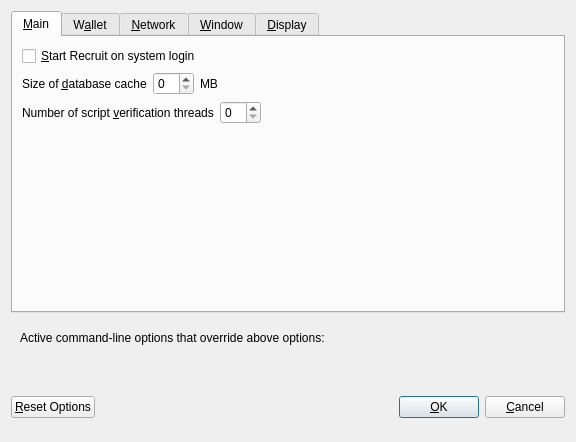
<?xml version="1.0" encoding="UTF-8"?>
<ui version="4.0">
 <class>OptionsDialog</class>
 <widget class="QDialog" name="OptionsDialog">
  <property name="geometry">
   <rect>
    <x>0</x>
    <y>0</y>
    <width>576</width>
    <height>442</height>
   </rect>
  </property>
  <property name="windowTitle">
   <string>Options</string>
  </property>
  <property name="modal">
   <bool>true</bool>
  </property>
  <layout class="QVBoxLayout" name="verticalLayout">
   <item>
    <widget class="QTabWidget" name="tabWidget">
     <property name="currentIndex">
      <number>0</number>
     </property>
     <widget class="QWidget" name="tabMain">
      <attribute name="title">
       <string>&amp;Main</string>
      </attribute>
      <layout class="QVBoxLayout" name="verticalLayout_Main">
       <item>
        <widget class="QCheckBox" name="bitcoinAtStartup">
         <property name="toolTip">
          <string>Automatically start Recruit after logging in to the system.</string>
         </property>
         <property name="text">
          <string>&amp;Start Recruit on system login</string>
         </property>
        </widget>
       </item>
       <item>
        <layout class="QHBoxLayout" name="horizontalLayout_2_Main">
         <item>
          <widget class="QLabel" name="databaseCacheLabel">
           <property name="text">
            <string>Size of &amp;database cache</string>
           </property>
           <property name="textFormat">
            <enum>Qt::PlainText</enum>
           </property>
           <property name="buddy">
            <cstring>databaseCache</cstring>
           </property>
          </widget>
         </item>
         <item>
          <widget class="QSpinBox" name="databaseCache"/>
         </item>
         <item>
          <widget class="QLabel" name="databaseCacheUnitLabel">
           <property name="text">
            <string>MB</string>
           </property>
           <property name="textFormat">
            <enum>Qt::PlainText</enum>
           </property>
          </widget>
         </item>
         <item>
          <spacer name="horizontalSpacer_2_Main">
           <property name="orientation">
            <enum>Qt::Horizontal</enum>
           </property>
           <property name="sizeHint" stdset="0">
            <size>
             <width>40</width>
             <height>20</height>
            </size>
           </property>
          </spacer>
         </item>
        </layout>
       </item>
       <item>
        <layout class="QHBoxLayout" name="horizontalLayout_3_Main">
         <item>
          <widget class="QLabel" name="threadsScriptVerifLabel">
           <property name="text">
            <string>Number of script &amp;verification threads</string>
           </property>
           <property name="textFormat">
            <enum>Qt::PlainText</enum>
           </property>
           <property name="buddy">
            <cstring>threadsScriptVerif</cstring>
           </property>
          </widget>
         </item>
         <item>
          <widget class="QSpinBox" name="threadsScriptVerif">
           <property name="toolTip">
            <string>(0 = auto, &lt;0 = leave that many cores free)</string>
           </property>
          </widget>
         </item>
         <item>
          <spacer name="horizontalSpacer_3_Main">
           <property name="orientation">
            <enum>Qt::Horizontal</enum>
           </property>
           <property name="sizeHint" stdset="0">
            <size>
             <width>40</width>
             <height>20</height>
            </size>
           </property>
          </spacer>
         </item>
        </layout>
       </item>
       <item>
        <spacer name="verticalSpacer_2">
         <property name="orientation">
          <enum>Qt::Vertical</enum>
         </property>
         <property name="sizeHint" stdset="0">
          <size>
           <width>20</width>
           <height>40</height>
          </size>
         </property>
        </spacer>
       </item>
      </layout>
     </widget>
     <widget class="QWidget" name="tabWallet">
      <attribute name="title">
       <string>W&amp;allet</string>
      </attribute>
      <layout class="QVBoxLayout" name="verticalLayout_Wallet">
       <item>
        <layout class="QHBoxLayout" name="horizontalLayout_2_Wallet">
         <item>
          <widget class="QLabel" name="labelStakeSplitThresholdText">
           <property name="text">
            <string>Stake split threshold:</string>
           </property>
          </widget>
         </item>
         <item>
          <widget class="QSpinBox" name="spinBoxStakeSplitThreshold">
           <property name="minimum">
            <number>1</number>
           </property>
           <property name="maximum">
            <number>999999</number>
           </property>
          </widget>
         </item>
        </layout>
       </item>
       <item>
        <widget class="QGroupBox" name="groupBox">
         <property name="title">
          <string>Expert</string>
         </property>
         <layout class="QVBoxLayout" name="verticalLayout_2">
          <item>
           <widget class="QCheckBox" name="coinControlFeatures">
            <property name="toolTip">
             <string>Whether to show coin control features or not.</string>
            </property>
            <property name="text">
             <string>Enable coin &amp;control features</string>
            </property>
           </widget>
          </item>
          <item>
           <widget class="QCheckBox" name="showMasternodesTab">
            <property name="toolTip">
             <string>Show additional tab listing all your masternodes in first sub-tab&lt;br/&gt;and all masternodes on the network in second sub-tab.</string>
            </property>
            <property name="text">
             <string>Show Masternodes Tab</string>
            </property>
           </widget>
          </item>
          <item>
           <widget class="QCheckBox" name="spendZeroConfChange">
            <property name="toolTip">
             <string>If you disable the spending of unconfirmed change, the change from a transaction&lt;br/&gt;cannot be used until that transaction has at least one confirmation.&lt;br/&gt;This also affects how your balance is computed.</string>
            </property>
            <property name="text">
             <string>&amp;Spend unconfirmed change</string>
            </property>
           </widget>
          </item>
         </layout>
        </widget>
       </item>
       <item>
        <spacer name="verticalSpacer_Wallet">
         <property name="orientation">
          <enum>Qt::Vertical</enum>
         </property>
         <property name="sizeHint" stdset="0">
          <size>
           <width>20</width>
           <height>40</height>
          </size>
         </property>
        </spacer>
       </item>
      </layout>
     </widget>
     <widget class="QWidget" name="tabNetwork">
      <attribute name="title">
       <string>&amp;Network</string>
      </attribute>
      <layout class="QVBoxLayout" name="verticalLayout_Network">
       <item>
        <widget class="QCheckBox" name="mapPortUpnp">
         <property name="toolTip">
          <string>Automatically open the Recruit client port on the router. This only works when your router supports UPnP and it is enabled.</string>
         </property>
         <property name="text">
          <string>Map port using &amp;UPnP</string>
         </property>
        </widget>
       </item>
       <item>
        <widget class="QCheckBox" name="allowIncoming">
         <property name="toolTip">
          <string>Accept connections from outside</string>
         </property>
         <property name="text">
          <string>Allow incoming connections</string>
         </property>
        </widget>
       </item>
       <item>
        <widget class="QCheckBox" name="connectSocks">
         <property name="toolTip">
          <string>Connect to the Recruit network through a SOCKS5 proxy.</string>
         </property>
         <property name="text">
          <string>&amp;Connect through SOCKS5 proxy (default proxy):</string>
         </property>
        </widget>
       </item>
       <item>
        <layout class="QHBoxLayout" name="horizontalLayout_1_Network">
         <item>
          <widget class="QLabel" name="proxyIpLabel">
           <property name="text">
            <string>Proxy &amp;IP:</string>
           </property>
           <property name="textFormat">
            <enum>Qt::PlainText</enum>
           </property>
           <property name="buddy">
            <cstring>proxyIp</cstring>
           </property>
          </widget>
         </item>
         <item>
          <widget class="QValidatedLineEdit" name="proxyIp">
           <property name="minimumSize">
            <size>
             <width>140</width>
             <height>0</height>
            </size>
           </property>
           <property name="maximumSize">
            <size>
             <width>140</width>
             <height>16777215</height>
            </size>
           </property>
           <property name="toolTip">
            <string>IP address of the proxy (e.g. IPv4: 127.0.0.1 / IPv6: ::1)</string>
           </property>
          </widget>
         </item>
         <item>
          <widget class="QLabel" name="proxyPortLabel">
           <property name="text">
            <string>&amp;Port:</string>
           </property>
           <property name="textFormat">
            <enum>Qt::PlainText</enum>
           </property>
           <property name="buddy">
            <cstring>proxyPort</cstring>
           </property>
          </widget>
         </item>
         <item>
          <widget class="QLineEdit" name="proxyPort">
           <property name="minimumSize">
            <size>
             <width>55</width>
             <height>0</height>
            </size>
           </property>
           <property name="maximumSize">
            <size>
             <width>55</width>
             <height>16777215</height>
            </size>
           </property>
           <property name="toolTip">
            <string>Port of the proxy (e.g. 9050)</string>
           </property>
          </widget>
         </item>
         <item>
          <spacer name="horizontalSpacer_1_Network">
           <property name="orientation">
            <enum>Qt::Horizontal</enum>
           </property>
           <property name="sizeHint" stdset="0">
            <size>
             <width>40</width>
             <height>20</height>
            </size>
           </property>
          </spacer>
         </item>
        </layout>
       </item>
       <item>
        <spacer name="verticalSpacer_Network">
         <property name="orientation">
          <enum>Qt::Vertical</enum>
         </property>
         <property name="sizeHint" stdset="0">
          <size>
           <width>20</width>
           <height>40</height>
          </size>
         </property>
        </spacer>
       </item>
      </layout>
     </widget>
     <widget class="QWidget" name="tabWindow">
      <attribute name="title">
       <string>&amp;Window</string>
      </attribute>
      <layout class="QVBoxLayout" name="verticalLayout_Window">
       <item>
        <widget class="QCheckBox" name="minimizeToTray">
         <property name="toolTip">
          <string>Show only a tray icon after minimizing the window.</string>
         </property>
         <property name="text">
          <string>&amp;Minimize to the tray instead of the taskbar</string>
         </property>
        </widget>
       </item>
       <item>
        <widget class="QCheckBox" name="minimizeOnClose">
         <property name="toolTip">
          <string>Minimize instead of exit the application when the window is closed. When this option is enabled, the application will be closed only after selecting Quit in the menu.</string>
         </property>
         <property name="text">
          <string>M&amp;inimize on close</string>
         </property>
        </widget>
       </item>
       <item>
        <spacer name="verticalSpacer_Window">
         <property name="orientation">
          <enum>Qt::Vertical</enum>
         </property>
         <property name="sizeHint" stdset="0">
          <size>
           <width>20</width>
           <height>40</height>
          </size>
         </property>
        </spacer>
       </item>
      </layout>
     </widget>
     <widget class="QWidget" name="tabDisplay">
      <attribute name="title">
       <string>&amp;Display</string>
      </attribute>
      <layout class="QVBoxLayout" name="verticalLayout_Display">
       <item>
        <layout class="QHBoxLayout" name="horizontalLayout_1_Display">
         <item>
          <widget class="QLabel" name="langLabel">
           <property name="text">
            <string>User Interface &amp;language:</string>
           </property>
           <property name="textFormat">
            <enum>Qt::PlainText</enum>
           </property>
           <property name="buddy">
            <cstring>lang</cstring>
           </property>
          </widget>
         </item>
         <item>
          <widget class="QValueComboBox" name="lang">
           <property name="toolTip">
            <string>The user interface language can be set here. This setting will take effect after restarting Recruit.</string>
           </property>
          </widget>
         </item>
        </layout>
       </item>
       <item>
        <widget class="Line" name="line">
         <property name="orientation">
          <enum>Qt::Horizontal</enum>
         </property>
        </widget>
       </item>
       <item>
        <layout class="QHBoxLayout" name="horizontalLayout_2_Display">
         <item>
          <widget class="QLabel" name="unitLabel">
           <property name="text">
            <string>&amp;Unit to show amounts in:</string>
           </property>
           <property name="textFormat">
            <enum>Qt::PlainText</enum>
           </property>
           <property name="buddy">
            <cstring>unit</cstring>
           </property>
          </widget>
         </item>
         <item>
          <widget class="QValueComboBox" name="unit">
           <property name="toolTip">
            <string>Choose the default subdivision unit to show in the interface and when sending coins.</string>
           </property>
          </widget>
         </item>
        </layout>
       </item>
       <item>
        <layout class="QHBoxLayout" name="horizontalLayout_5_Display">
         <item>
          <widget class="QLabel" name="digitsLabel">
           <property name="text">
            <string>Decimal digits</string>
           </property>
          </widget>
         </item>
         <item>
          <widget class="QValueComboBox" name="digits"/>
         </item>
        </layout>
       </item>
       <item>
        <layout class="QHBoxLayout" name="horizontalLayout_3_Display">
         <item>
          <widget class="QLabel" name="thirdPartyTxUrlsLabel">
           <property name="toolTip">
            <string>Third party URLs (e.g. a block explorer) that appear in the transactions tab as context menu items. %s in the URL is replaced by transaction hash. Multiple URLs are separated by vertical bar |.</string>
           </property>
           <property name="text">
            <string>Third party transaction URLs</string>
           </property>
           <property name="buddy">
            <cstring>thirdPartyTxUrls</cstring>
           </property>
          </widget>
         </item>
         <item>
          <widget class="QLineEdit" name="thirdPartyTxUrls">
           <property name="toolTip">
            <string>Third party URLs (e.g. a block explorer) that appear in the transactions tab as context menu items. %s in the URL is replaced by transaction hash. Multiple URLs are separated by vertical bar |.</string>
           </property>
          </widget>
         </item>
        </layout>
       </item>
       <item>
        <spacer name="verticalSpacer">
         <property name="orientation">
          <enum>Qt::Vertical</enum>
         </property>
         <property name="sizeHint" stdset="0">
          <size>
           <width>20</width>
           <height>40</height>
          </size>
         </property>
        </spacer>
       </item>
      </layout>
     </widget>
    </widget>
   </item>
   <item>
    <widget class="QFrame" name="frame">
     <layout class="QVBoxLayout" name="verticalLayout_Bottom">
      <item>
       <layout class="QHBoxLayout" name="horizontalLayout_Bottom">
        <item>
         <widget class="QLabel" name="overriddenByCommandLineInfoLabel">
          <property name="text">
           <string>Active command-line options that override above options:</string>
          </property>
          <property name="textFormat">
           <enum>Qt::PlainText</enum>
          </property>
         </widget>
        </item>
        <item>
         <spacer name="horizontalSpacer_Bottom">
          <property name="orientation">
           <enum>Qt::Horizontal</enum>
          </property>
          <property name="sizeHint" stdset="0">
           <size>
            <width>40</width>
            <height>20</height>
           </size>
          </property>
         </spacer>
        </item>
       </layout>
      </item>
      <item>
       <widget class="QLabel" name="overriddenByCommandLineLabel">
        <property name="text">
         <string/>
        </property>
        <property name="textFormat">
         <enum>Qt::PlainText</enum>
        </property>
        <property name="wordWrap">
         <bool>true</bool>
        </property>
       </widget>
      </item>
     </layout>
    </widget>
   </item>
   <item>
    <layout class="QHBoxLayout" name="horizontalLayout_Buttons">
     <item>
      <widget class="QPushButton" name="resetButton">
       <property name="toolTip">
        <string>Reset all client options to default.</string>
       </property>
       <property name="text">
        <string>&amp;Reset Options</string>
       </property>
       <property name="autoDefault">
        <bool>false</bool>
       </property>
      </widget>
     </item>
     <item>
      <spacer name="horizontalSpacer_1">
       <property name="orientation">
        <enum>Qt::Horizontal</enum>
       </property>
       <property name="sizeHint" stdset="0">
        <size>
         <width>40</width>
         <height>48</height>
        </size>
       </property>
      </spacer>
     </item>
     <item>
      <widget class="QLabel" name="statusLabel">
       <property name="minimumSize">
        <size>
         <width>200</width>
         <height>0</height>
        </size>
       </property>
       <property name="font">
        <font>
         <weight>75</weight>
         <bold>true</bold>
        </font>
       </property>
       <property name="text">
        <string/>
       </property>
       <property name="textFormat">
        <enum>Qt::PlainText</enum>
       </property>
       <property name="wordWrap">
        <bool>true</bool>
       </property>
      </widget>
     </item>
     <item>
      <spacer name="horizontalSpacer_2">
       <property name="orientation">
        <enum>Qt::Horizontal</enum>
       </property>
       <property name="sizeHint" stdset="0">
        <size>
         <width>40</width>
         <height>48</height>
        </size>
       </property>
      </spacer>
     </item>
     <item>
      <widget class="QPushButton" name="okButton">
       <property name="text">
        <string>&amp;OK</string>
       </property>
       <property name="autoDefault">
        <bool>false</bool>
       </property>
       <property name="default">
        <bool>true</bool>
       </property>
      </widget>
     </item>
     <item>
      <widget class="QPushButton" name="cancelButton">
       <property name="text">
        <string>&amp;Cancel</string>
       </property>
       <property name="autoDefault">
        <bool>false</bool>
       </property>
      </widget>
     </item>
    </layout>
   </item>
  </layout>
 </widget>
 <customwidgets>
  <customwidget>
   <class>QValidatedLineEdit</class>
   <extends>QLineEdit</extends>
   <header>qvalidatedlineedit.h</header>
  </customwidget>
  <customwidget>
   <class>QValueComboBox</class>
   <extends>QComboBox</extends>
   <header>qvaluecombobox.h</header>
  </customwidget>
 </customwidgets>
 <resources/>
 <connections/>
</ui>
